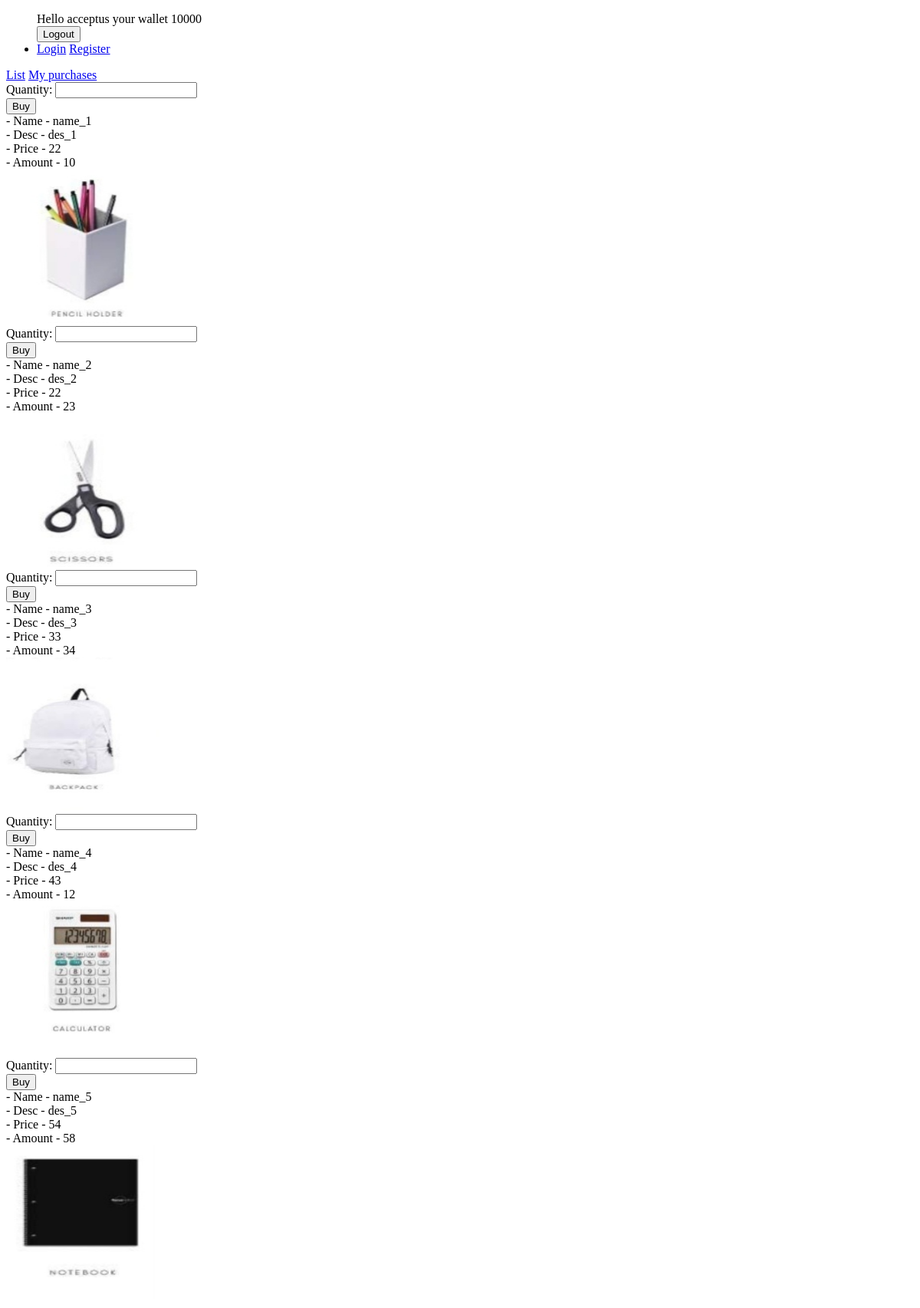
The page / (signed in) on the database as committed earlier.
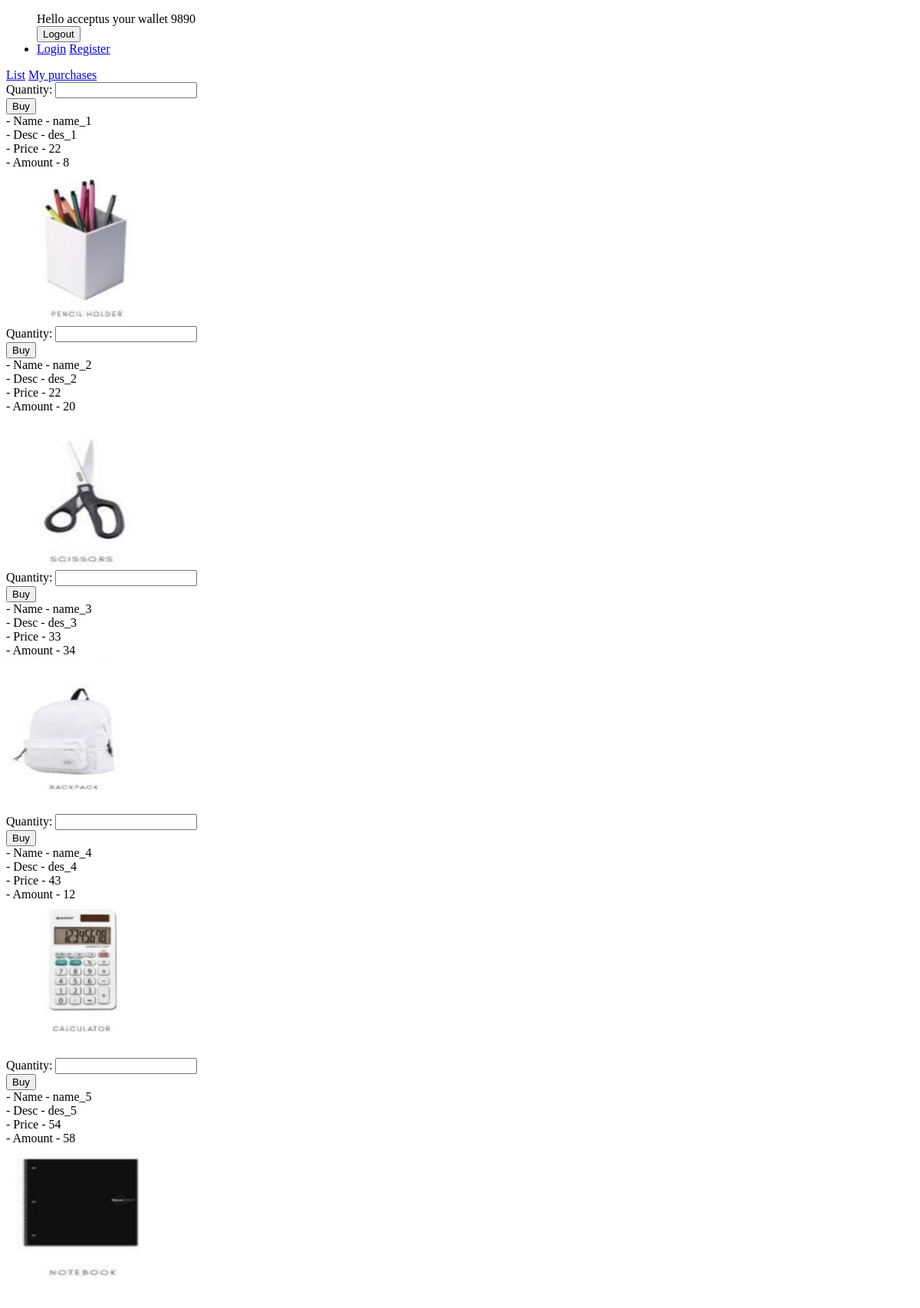
The same page on the database as committed later.
### myapp/models.py (models this page shows, shortened)
class User(AbstractUser):
    wallet = models.PositiveIntegerField(default=10000)

class Product(models.Model):
    objects = None
    description = models.TextField()
    name = models.TextField()
    price = models.IntegerField()
    picture = models.ImageField(upload_to='pictures/')
    amount = models.PositiveIntegerField()

### myapp/views.py (the view)
# urls.py: path('', ProductListView.as_view(), name='index'),
class ProductListView(LoginRequiredMixin, ListView):
    template_name = 'index.html'
    queryset = Product.objects.all()
    extra_context = {"form": PurchaseForm}

### templates/index.html (shortened to what this page needs)
{% extends 'base.html' %}
{% block content %}
    {% for product in object_list %}
        <form method="post" action="{% url 'purchase' %}">
            {{ form }}
            <input type="submit" value="Buy">
        </form>
        - Name - {{ product.name }} <br>
        - Desc - {{ product.description }} <br>
        - Price - {{ product.price }} <br>
        - Amount  - {{ product.amount }} <br>
        <img src="{{ product.picture.url}}" alt="Product desc" width="200" height="200">
        <br>
    {% endfor%}
{% endblock %}

### templates/base.html (shortened to what this page needs)
<!DOCTYPE html>
<html lang="en">
<head>
</head>
<body>
<div>
    <ul>
        {% if user.is_authenticated %}
            Hello {{ user.username }} your wallet {{ user.wallet }}
        <form method="post" action="{% url 'logout' %}">
            <input type="submit" value="Logout">
        </form>
        {% endif %}
        <li>
            <a href="{% url 'login' %">Login</a>
            <a href="{% url 'register' %">Register</a>
        </li>
    </ul>
</div>
<div>
    {% if user.is_superuser %}
        <a href="{% url 'index' %}">List</a>
        <a href="{% url 'profile' %}">My purchases</a>
</div>
<div>
    {% block content %}
    {% endblock %}
</div>
</body>
</html>

Rows that differ between the two databases and show on the page:
changed User "acceptus": wallet "10000" → "9890"
changed Product "name_1": amount "10" → "8"
changed Product "name_2": amount "23" → "20"
